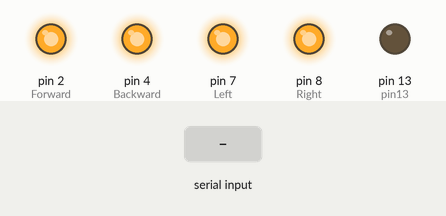
A sketch run on a simulated Arduino Uno, built with avr-gcc and run on an emulated ATmega328P. On the bench: output pins drawn as LEDs (lit = HIGH). The test bench sets the inputs (shaded band).

Above: at 1.2 s.
1.3 s: "1" received over Serial
At 2.1 s:
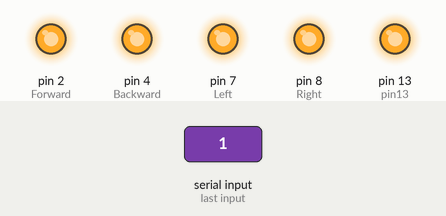
2.8 s: byte 1 (1) received over Serial
At 3.3 s:
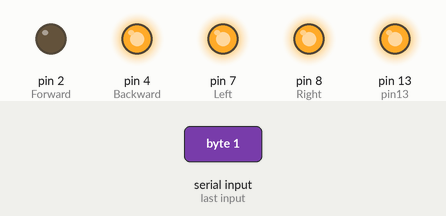
4.3 s: byte 3 (3) received over Serial
At 5.5 s:
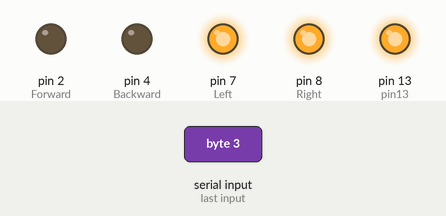
5.8 s: byte 0 (0) received over Serial
At 6.7 s:
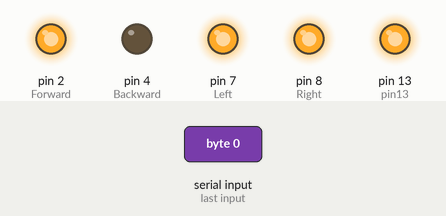
7.3 s: byte 5 (5) received over Serial
At 7.9 s:
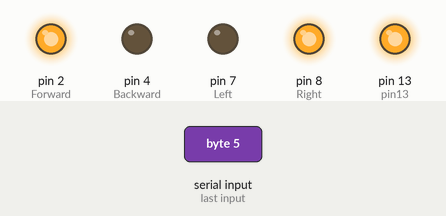
8.8 s: byte 2 (2) received over Serial
At 10.2 s:
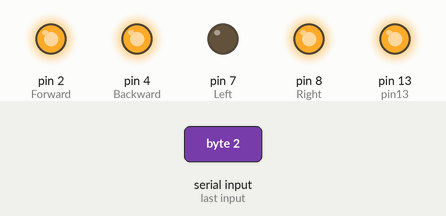
Timing chart, 0 to 11.3 s (numbered marks = the images above; inputs shaded):
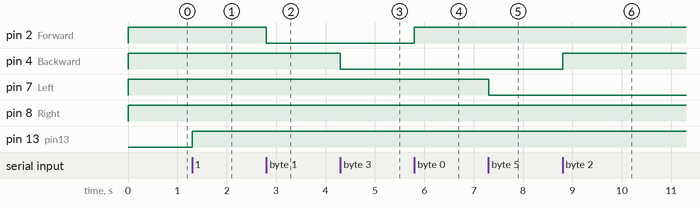

Measured:
- after the input at 1.3 s, pin 13 (pin13): LOW → HIGH at once
- after the input at 2.8 s, pin 2 (Forward): HIGH → LOW at once
- after the input at 4.3 s, pin 4 (Backward): HIGH → LOW at once
- after the input at 5.8 s, pin 2 (Forward): LOW → HIGH at once
- after the input at 7.3 s, pin 7 (Left): HIGH → LOW at once
- after the input at 8.8 s, pin 4 (Backward): LOW → HIGH at once

The sketch:

SnooperController.ino
```cpp
int Forward = 2;
int Backward = 4;
int Left = 7;
int Right = 8;
int pin13 = 13;
int initial = 1;

void setup() {
	pinMode(Forward, OUTPUT);
	pinMode(Backward, OUTPUT);
	pinMode(Left, OUTPUT);
	pinMode(Right, OUTPUT);
	pinMode(pin13, OUTPUT);
	Serial.begin(9600);
}
void loop() {
	if (initial == 1) {
		digitalWrite(Forward, HIGH);
		digitalWrite(Backward, HIGH);
		digitalWrite(Left, HIGH);
		digitalWrite(Right, HIGH);
		initial++;
	}
	if (Serial.available() > 0) {
		int data = Serial.read();
		if (data == 0) {
			digitalWrite(Forward, HIGH);
		}
		if (data == 1) {
			digitalWrite(Forward, LOW);
		}
		else if (data == 2) {
			digitalWrite(Backward, HIGH);
		}
		else if (data == 3)
			digitalWrite(Backward, LOW);
		else if (data == 4)
			digitalWrite(Left, HIGH);
		else if (data == 5)
			digitalWrite(Left, LOW);
		else if (data == 6)
			digitalWrite(Right, HIGH);
		else if (data == 7)
			digitalWrite(Right, LOW);
		else {
			/*digitalWrite(Forward, HIGH);
			digitalWrite(Backward, HIGH);
			digitalWrite(Left, HIGH);
			digitalWrite(Right, HIGH);*/
			digitalWrite(pin13, HIGH);
		}
	}
}
```
